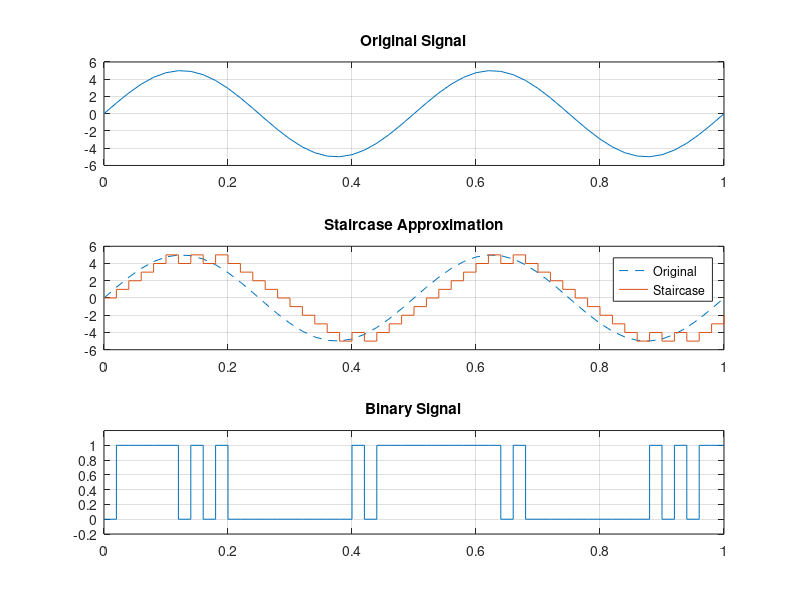

Write the MATLAB code that produced this figure. (Note: this script raises an error after producing the figure.)
clc;
clear;
close all;
fs = 50;
fm = 2;
t = 0:1/fs:1; 
x = 5*sin(2*pi*fm*t);
y = zeros(1,length(x));
xr = zeros(1,length(x));
del = 1;
for i = 1:length(x)-1
    if xr(i) <= x(i)
        y(i+1) = 1;
        xr(i+1) = xr(i) + del;
    else
        y(i+1) = 0;
        xr(i+1) = xr(i) - del;
    end
end

figure
subplot(3,1,1)
plot(t,x)
title('Original Signal')
grid on
subplot(3,1,2)
plot(t,x,'--')
hold on
stairs(t,xr)
title('Staircase Approximation')
legend('Original','Staircase')
grid on
subplot(3,1,3)
stairs(t,y)
title('Binary Signal')
ylim([-0.2 1.2])
grid on
sgtitle('Delta Modulation')
MSE = mean((x-xr).^2);
disp('Mean Squared Error:')
disp(MSE)


y_demod = zeros(1,length(y));
for i = 2:length(y)
    if y(i) == 1
        y_demod(i) = y_demod(i-1) + del;
    else
        y_demod(i) = y_demod(i-1) - del;
    end
end
filter_order = 20;
lowpass_filter = fir1(filter_order,fm/(fs/2),'low');
filtered_demod_signal = filter(lowpass_filter,1,y_demod);
figure
subplot(2,1,1)
stairs(t,y)
title('Received Binary Signal')
ylim([-0.2 1.2])
grid on
subplot(2,1,2)
plot(t,y_demod)
hold on
plot(t,filtered_demod_signal)
plot(t,x,'--')
title('Demodulated Signal')
legend('Before Filter','After Filter','Original')
grid on
sgtitle('Delta Demodulation')
